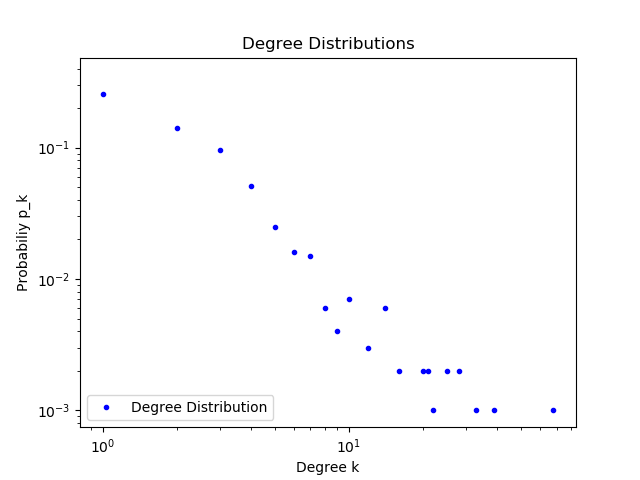

Generate this figure with Python:
import networkx as nx
from random import *
import matplotlib.pyplot as plt
import numpy


N0 = 5
p = 0.2
new_nodes = 995

G = nx.gnp_random_graph(N0, p)

for new_node in range(new_nodes):
    G.add_node(str(new_node)+'new')
    total_degrees = sum(G.degree(n) for n in G.nodes())
    for n in G.nodes():
        p_n = float(G.degree(n))/total_degrees
        if random()<p_n:
            G.add_edge(n, str(new_node)+'new')            

degree_sequence=sorted(nx.degree(G).values(),reverse=True)
Gdegrees=list(set([(i,degree_sequence.count(i)) for i in degree_sequence]))

fig = plt.figure()
ax = plt.gca()
ax.plot([i[0] for i in Gdegrees],
    [float(i[1])/(N0+new_nodes) for i in Gdegrees], c='b', linestyle='None', marker='.', label='Degree Distribution')


plt.xlabel("Degree k")
plt.ylabel('Probabiliy p_k')
plt.title('Degree Distributions')
ax.set_yscale('log')
ax.set_xscale('log')
plt.legend(loc='lower left');
plt.savefig("problem3a.png")
plt.show()
